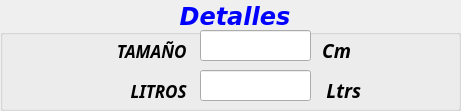
  <widget class="QGroupBox" name="groupBox_4">
   <property name="geometry">
    <rect>
     <x>60</x>
     <y>500</y>
     <width>461</width>
     <height>111</height>
    </rect>
   </property>
   <property name="font">
    <font>
     <family>DejaVu Sans</family>
     <pointsize>18</pointsize>
     <weight>75</weight>
     <italic>true</italic>
     <bold>true</bold>
    </font>
   </property>
   <property name="styleSheet">
    <string notr="true">color: rgb(0, 0, 255);</string>
   </property>
   <property name="title">
    <string>Detalles</string>
   </property>
   <property name="alignment">
    <set>Qt::AlignCenter</set>
   </property>
   <widget class="QLineEdit" name="line_Tamanio">
    <property name="geometry">
     <rect>
      <x>200</x>
      <y>30</y>
      <width>111</width>
      <height>31</height>
     </rect>
    </property>
    <property name="font">
     <font>
      <family>Calibri</family>
      <pointsize>14</pointsize>
     </font>
    </property>
    <property name="layoutDirection">
     <enum>Qt::LeftToRight</enum>
    </property>
    <property name="styleSheet">
     <string notr="true">color: rgb(0, 0, 0);</string>
    </property>
    <property name="text">
     <string/>
    </property>
    <property name="alignment">
     <set>Qt::AlignCenter</set>
    </property>
   </widget>
   <widget class="QLabel" name="label_11">
    <property name="geometry">
     <rect>
      <x>320</x>
      <y>40</y>
      <width>31</width>
      <height>21</height>
     </rect>
    </property>
    <property name="font">
     <font>
      <family>Javanese Text</family>
      <pointsize>14</pointsize>
      <weight>75</weight>
      <italic>true</italic>
      <bold>true</bold>
     </font>
    </property>
    <property name="styleSheet">
     <string notr="true">color: rgb(0, 0, 0);</string>
    </property>
    <property name="text">
     <string>Cm</string>
    </property>
    <property name="alignment">
     <set>Qt::AlignRight|Qt::AlignTrailing|Qt::AlignVCenter</set>
    </property>
   </widget>
   <widget class="QLabel" name="label_10">
    <property name="geometry">
     <rect>
      <x>320</x>
      <y>80</y>
      <width>41</width>
      <height>21</height>
     </rect>
    </property>
    <property name="font">
     <font>
      <family>Javanese Text</family>
      <pointsize>14</pointsize>
      <weight>75</weight>
      <italic>true</italic>
      <bold>true</bold>
     </font>
    </property>
    <property name="styleSheet">
     <string notr="true">color: rgb(0, 0, 0);</string>
    </property>
    <property name="text">
     <string>Ltrs</string>
    </property>
    <property name="alignment">
     <set>Qt::AlignRight|Qt::AlignTrailing|Qt::AlignVCenter</set>
    </property>
   </widget>
   <widget class="QLabel" name="label_6">
    <property name="geometry">
     <rect>
      <x>10</x>
      <y>80</y>
      <width>181</width>
      <height>21</height>
     </rect>
    </property>
    <property name="font">
     <font>
      <family>Javanese Text</family>
      <pointsize>13</pointsize>
      <weight>75</weight>
      <italic>true</italic>
      <bold>true</bold>
     </font>
    </property>
    <property name="styleSheet">
     <string notr="true">color: rgb(0, 0, 0);</string>
    </property>
    <property name="text">
     <string>LITROS </string>
    </property>
    <property name="alignment">
     <set>Qt::AlignRight|Qt::AlignTrailing|Qt::AlignVCenter</set>
    </property>
   </widget>
   <widget class="QLineEdit" name="line_Litros">
    <property name="geometry">
     <rect>
      <x>200</x>
      <y>70</y>
      <width>111</width>
      <height>31</height>
     </rect>
    </property>
    <property name="font">
     <font>
      <family>Calibri</family>
      <pointsize>14</pointsize>
     </font>
    </property>
    <property name="styleSheet">
     <string notr="true">color: rgb(0, 0, 0);</string>
    </property>
    <property name="text">
     <string/>
    </property>
    <property name="alignment">
     <set>Qt::AlignCenter</set>
    </property>
   </widget>
   <widget class="QLabel" name="label_5">
    <property name="geometry">
     <rect>
      <x>10</x>
      <y>40</y>
      <width>181</width>
      <height>21</height>
     </rect>
    </property>
    <property name="font">
     <font>
      <family>Javanese Text</family>
      <pointsize>13</pointsize>
      <weight>75</weight>
      <italic>true</italic>
      <bold>true</bold>
     </font>
    </property>
    <property name="styleSheet">
     <string notr="true">color: rgb(0, 0, 0);</string>
    </property>
    <property name="text">
     <string>TAMAÑO </string>
    </property>
    <property name="alignment">
     <set>Qt::AlignRight|Qt::AlignTrailing|Qt::AlignVCenter</set>
    </property>
   </widget>
  </widget>
